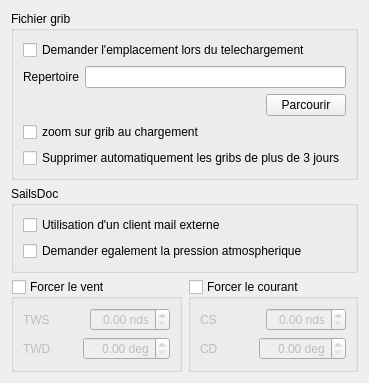
         <widget class="QWidget" name="tab_7">
          <property name="sizePolicy">
           <sizepolicy hsizetype="Expanding" vsizetype="Expanding">
            <horstretch>0</horstretch>
            <verstretch>0</verstretch>
           </sizepolicy>
          </property>
          <attribute name="title">
           <string>Grib</string>
          </attribute>
          <layout class="QVBoxLayout" name="verticalLayout_9">
           <item>
            <widget class="QGroupBox" name="groupBox_9">
             <property name="title">
              <string>Fichier grib</string>
             </property>
             <layout class="QVBoxLayout" name="verticalLayout_10">
              <item>
               <widget class="QCheckBox" name="chk_askGribFolder">
                <property name="text">
                 <string>Demander l'emplacement lors du telechargement</string>
                </property>
               </widget>
              </item>
              <item>
               <layout class="QHBoxLayout" name="horizontalLayout_2">
                <item>
                 <widget class="QLabel" name="label_17">
                  <property name="text">
                   <string>Repertoire</string>
                  </property>
                 </widget>
                </item>
                <item>
                 <widget class="QLineEdit" name="edt_gribFolder"/>
                </item>
               </layout>
              </item>
              <item>
               <layout class="QHBoxLayout" name="horizontalLayout_3">
                <item>
                 <spacer name="horizontalSpacer">
                  <property name="orientation">
                   <enum>Qt::Horizontal</enum>
                  </property>
                  <property name="sizeHint" stdset="0">
                   <size>
                    <width>40</width>
                    <height>20</height>
                   </size>
                  </property>
                 </spacer>
                </item>
                <item>
                 <widget class="QPushButton" name="btn_browseGrib">
                  <property name="text">
                   <string>Parcourir</string>
                  </property>
                 </widget>
                </item>
               </layout>
              </item>
              <item>
               <widget class="QCheckBox" name="chk_gribZoomOnLoad">
                <property name="text">
                 <string>zoom sur grib au chargement</string>
                </property>
               </widget>
              </item>
              <item>
               <widget class="QCheckBox" name="chk_gribDelete">
                <property name="text">
                 <string>Supprimer automatiquement les gribs de plus de 3 jours</string>
                </property>
               </widget>
              </item>
             </layout>
            </widget>
           </item>
           <item>
            <widget class="QGroupBox" name="groupBox_14">
             <property name="title">
              <string>SailsDoc</string>
             </property>
             <layout class="QGridLayout" name="gridLayout_9">
              <item row="0" column="0">
               <widget class="QCheckBox" name="chk_externalMail">
                <property name="text">
                 <string>Utilisation d'un client mail externe</string>
                </property>
               </widget>
              </item>
              <item row="1" column="0">
               <widget class="QCheckBox" name="sailsDocPress">
                <property name="text">
                 <string>Demander egalement la pression atmospherique</string>
                </property>
               </widget>
              </item>
             </layout>
            </widget>
           </item>
           <item>
            <layout class="QGridLayout" name="gridLayout_10">
             <item row="0" column="0">
              <widget class="QGroupBox" name="forceWind">
               <property name="title">
                <string>Forcer le vent</string>
               </property>
               <property name="checkable">
                <bool>true</bool>
               </property>
               <property name="checked">
                <bool>false</bool>
               </property>
               <layout class="QVBoxLayout" name="verticalLayout_18">
                <item>
                 <layout class="QHBoxLayout" name="horizontalLayout_9">
                  <item>
                   <widget class="QLabel" name="label_9">
                    <property name="text">
                     <string>TWS</string>
                    </property>
                   </widget>
                  </item>
                  <item>
                   <widget class="QDoubleSpinBox" name="forcedTWS">
                    <property name="alignment">
                     <set>Qt::AlignRight|Qt::AlignTrailing|Qt::AlignVCenter</set>
                    </property>
                    <property name="suffix">
                     <string> nds</string>
                    </property>
                    <property name="maximum">
                     <double>60.000000000000000</double>
                    </property>
                   </widget>
                  </item>
                 </layout>
                </item>
                <item>
                 <layout class="QHBoxLayout" name="horizontalLayout_10">
                  <item>
                   <widget class="QLabel" name="label_11">
                    <property name="text">
                     <string>TWD</string>
                    </property>
                   </widget>
                  </item>
                  <item>
                   <widget class="QDoubleSpinBox" name="forcedTWD">
                    <property name="alignment">
                     <set>Qt::AlignRight|Qt::AlignTrailing|Qt::AlignVCenter</set>
                    </property>
                    <property name="suffix">
                     <string> deg</string>
                    </property>
                    <property name="maximum">
                     <double>359.990000000000009</double>
                    </property>
                   </widget>
                  </item>
                 </layout>
                </item>
               </layout>
              </widget>
             </item>
             <item row="0" column="1">
              <widget class="QGroupBox" name="forceCurrents">
               <property name="title">
                <string>Forcer le courant</string>
               </property>
               <property name="checkable">
                <bool>true</bool>
               </property>
               <property name="checked">
                <bool>false</bool>
               </property>
               <layout class="QVBoxLayout" name="verticalLayout_19">
                <item>
                 <layout class="QHBoxLayout" name="horizontalLayout_12">
                  <item>
                   <widget class="QLabel" name="label_24">
                    <property name="text">
                     <string>CS</string>
                    </property>
                   </widget>
                  </item>
                  <item>
                   <widget class="QDoubleSpinBox" name="forcedCS">
                    <property name="alignment">
                     <set>Qt::AlignRight|Qt::AlignTrailing|Qt::AlignVCenter</set>
                    </property>
                    <property name="suffix">
                     <string> nds</string>
                    </property>
                    <property name="maximum">
                     <double>60.000000000000000</double>
                    </property>
                   </widget>
                  </item>
                 </layout>
                </item>
                <item>
                 <layout class="QHBoxLayout" name="horizontalLayout_11">
                  <item>
                   <widget class="QLabel" name="label_23">
                    <property name="text">
                     <string>CD</string>
                    </property>
                   </widget>
                  </item>
                  <item>
                   <widget class="QDoubleSpinBox" name="forcedCD">
                    <property name="alignment">
                     <set>Qt::AlignRight|Qt::AlignTrailing|Qt::AlignVCenter</set>
                    </property>
                    <property name="suffix">
                     <string> deg</string>
                    </property>
                    <property name="maximum">
                     <double>359.990000000000009</double>
                    </property>
                   </widget>
                  </item>
                 </layout>
                </item>
               </layout>
              </widget>
             </item>
            </layout>
           </item>
          </layout>
         </widget>
